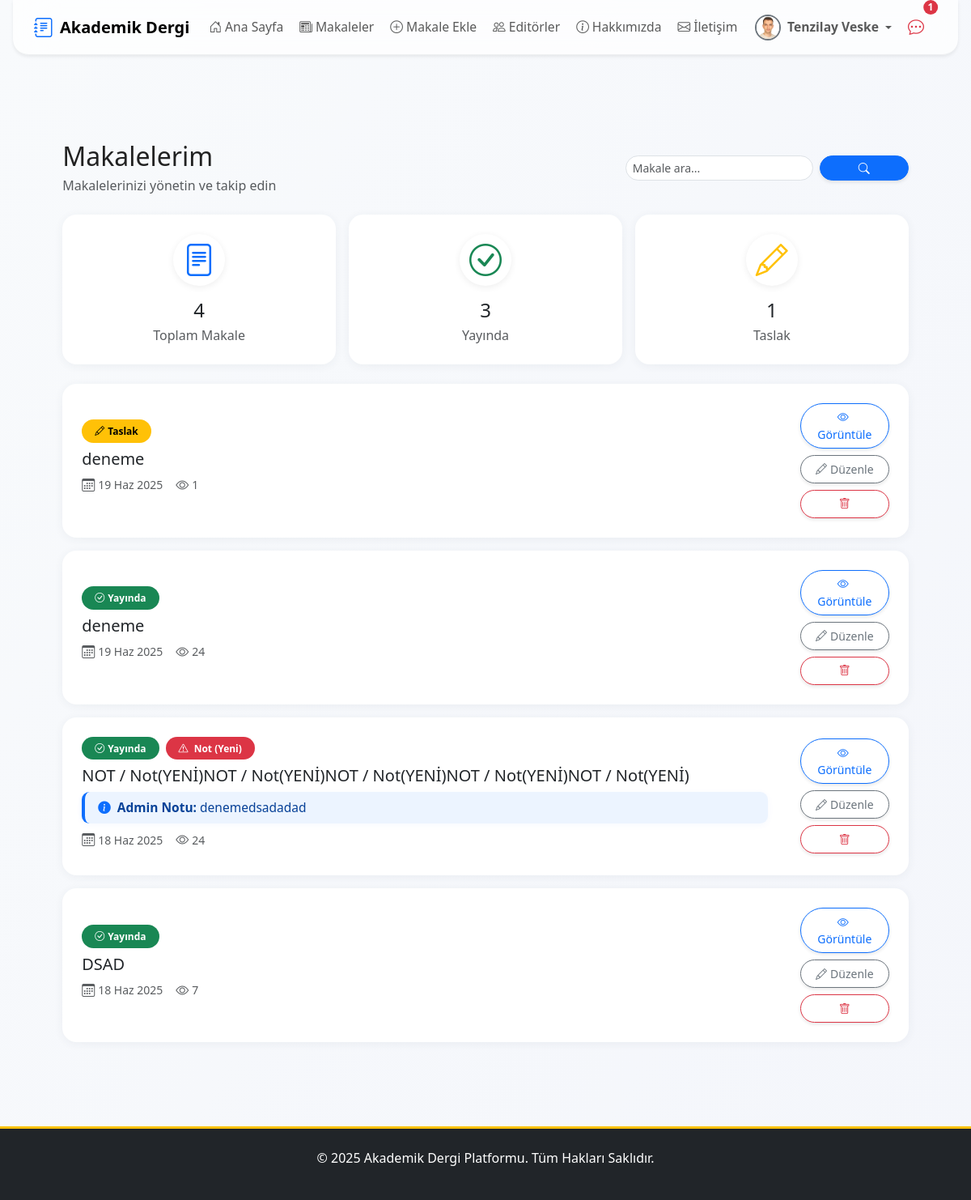
The page /articles/makalelerim/ (signed in) on the database as committed earlier.
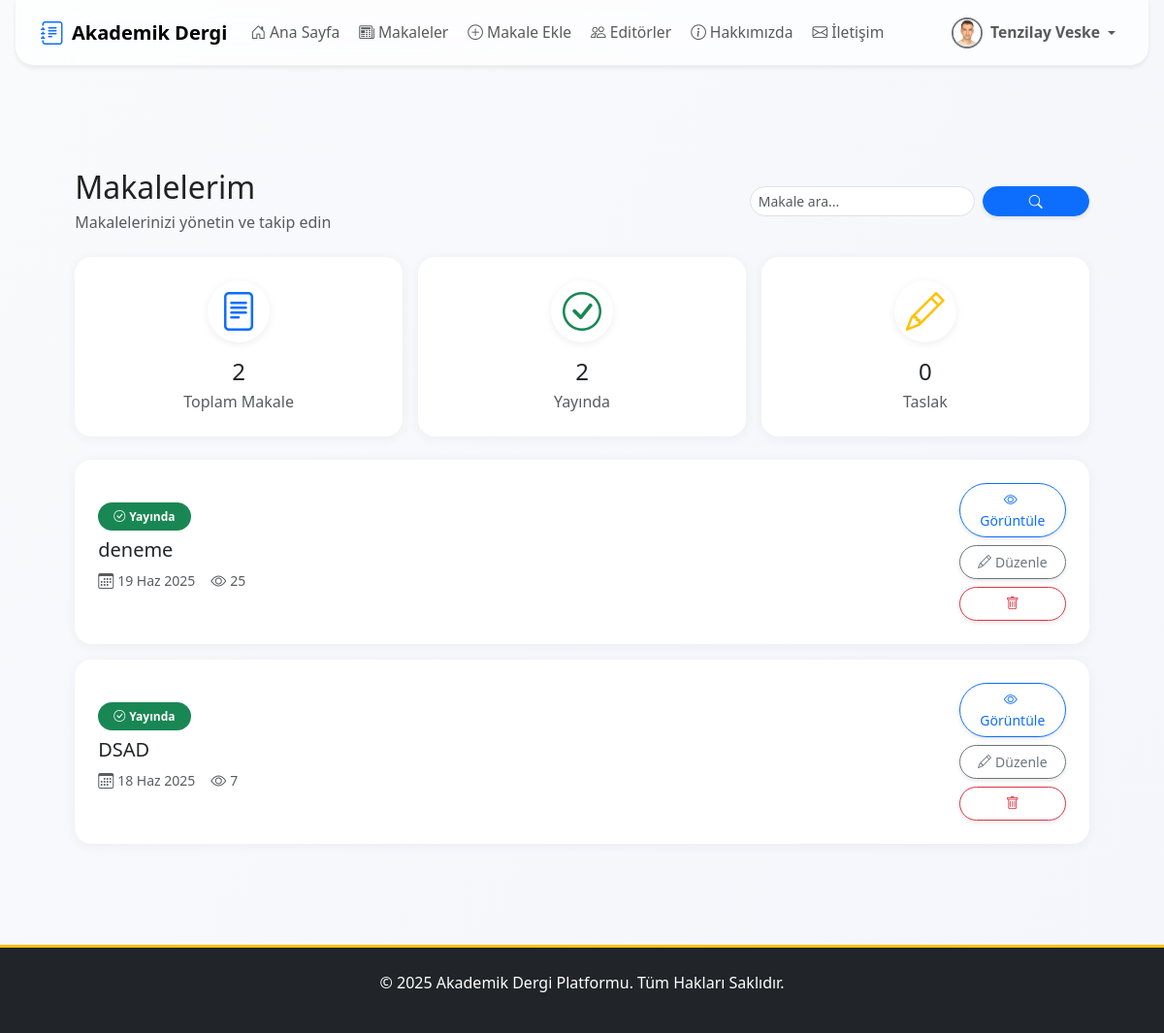
The same page on the database as committed later.
### apps/users/models.py (models this page shows, shortened)
class User(AbstractUser):
    email = models.EmailField(unique=True, verbose_name="E-posta Adresi")
    biyografi = models.TextField(blank=True, null=True, verbose_name="Biyografi")
    profile_resmi = models.ImageField(
        upload_to=profile_pic_path,
        verbose_name="Profil Resmi",
        null=True,
        blank=True
    )
    resume = models.FileField(
        upload_to=resume_path,
        blank=True,
        null=True,
        verbose_name="Özgeçmiş (PDF)"
    )
    is_editor = models.BooleanField(default=False, verbose_name="Editör Yetkisi")
    goster_editorler_sayfasinda = models.BooleanField(
        default=False,
        verbose_name="Editörler Sayfasında Gösterilsin mi?"
    )
    def get_full_name(self):
        return f"{self.first_name} {self.last_name}".strip()

### apps/articles/models.py (models this page shows, shortened)
class Makale(models.Model):
    baslik = models.CharField(max_length=255, verbose_name="Başlık")
    slug = models.SlugField(max_length=255, unique=True, blank=True, help_text="Bu alan otomatik oluşturulur.")
    aciklama = models.TextField(verbose_name="Açıklama/Özet")
    pdf_dosyasi = models.FileField(upload_to=article_pdf_path, verbose_name="PDF Dosyası")
    anahtar_kelimeler = models.CharField(max_length=255, verbose_name="Anahtar Kelimeler", help_text="Kelimeleri virgül (,) ile ayırınız.", blank=True)
    yazarlar = models.ManyToManyField(Yazar, related_name='makaleler', verbose_name="Yazarlar")
    dergi_sayisi = models.ForeignKey(DergiSayisi, on_delete=models.SET_NULL, null=True, blank=True, related_name='makaleler', verbose_name="Dergi Sayısı")
    admin_notu = models.TextField(blank=True, null=True, verbose_name="Editör/Admin Notu")
    goruntulenme_sayisi = models.PositiveIntegerField(default=0, verbose_name="Görüntülenme Sayısı")
    goster_makaleler_sayfasinda = models.BooleanField(default=False, verbose_name="Yayında mı?")
    olusturulma_tarihi = models.DateTimeField(auto_now_add=True)
    guncellenme_tarihi = models.DateTimeField(auto_now=True)
    admin_notu_okundu = models.BooleanField(default=True)
    class Meta:
        verbose_name = "Makale"
        verbose_name_plural = "Makaleler"
        ordering = ['-olusturulma_tarihi']

### apps/articles/views.py (the view)
# urls.py: path('makalelerim/', MakalelerimView.as_view(), name='makalelerim'),
class MakalelerimView(LoginRequiredMixin, ListView):
    model = Makale
    template_name = 'articles/makalelerim.html'
    context_object_name = 'makaleler'
    def get_queryset(self):
        user = self.request.user
        try:
            yazar = user.yazar_profili
            return Makale.objects.filter(yazarlar=yazar)
        except Exception:
            return Makale.objects
    def get_context_data(self, **kwargs):
        context = super().get_context_data(**kwargs)
        queryset = self.get_queryset()
        context['toplam_makale'] = queryset.count()
        context['yayindaki_makale'] = queryset.filter(goster_makaleler_sayfasinda=True).count()
        context['taslak_makale'] = queryset.filter(goster_makaleler_sayfasinda=False).count()
        return context

### templates/articles/makalelerim.html (shortened to what this page needs)
{% extends 'base.html' %}
{% block content %}
<div class="container py-4">
    <div class="d-flex flex-column flex-md-row justify-content-between align-items-md-center mb-4 gap-3">
        <div>
            <h1 class="h2 mb-1">Makalelerim</h1>
            <p class="text-muted mb-0">Makalelerinizi yönetin ve takip edin</p>
        </div>
        <form method="get" class="w-100 w-md-auto" style="max-width: 350px;">
            <div class="input-group input-group-sm">
                <input type="text" name="q" class="form-control form-control-sm rounded-pill" placeholder="Makale ara..." value="{{ request.GET.q|default:'' }}">
                <button class="btn btn-primary btn-sm rounded-pill ms-2 px-3" type="submit"><i class="bi bi-search"></i></button>
            </div>
        </form>
    </div>
    <div class="row g-3 mb-4">
        <div class="col-md-4">
            <div class="card border-0 shadow-sm h-100">
                <div class="card-body text-center p-4">
                    <div class="d-inline-flex align-items-center justify-content-center bg-white shadow-sm rounded-circle mb-3 stat-icon" style="width: 64px; height: 64px;">
                        <i class="bi bi-file-text text-primary fs-1"></i>
                    </div>
                    <h3 class="h4 mb-1">{{ toplam_makale }}</h3>
                    <p class="text-muted mb-0">Toplam Makale</p>
                </div>
            </div>
        </div>
        <div class="col-md-4">
            <div class="card border-0 shadow-sm h-100">
                <div class="card-body text-center p-4">
                    <div class="d-inline-flex align-items-center justify-content-center bg-white shadow-sm rounded-circle mb-3 stat-icon" style="width: 64px; height: 64px;">
                        <i class="bi bi-check-circle text-success fs-1"></i>
                    </div>
                    <h3 class="h4 mb-1">{{ yayindaki_makale }}</h3>
                    <p class="text-muted mb-0">Yayında</p>
                </div>
            </div>
        </div>
        <div class="col-md-4">
            <div class="card border-0 shadow-sm h-100">
                <div class="card-body text-center p-4">
                    <div class="d-inline-flex align-items-center justify-content-center bg-white shadow-sm rounded-circle mb-3 stat-icon" style="width: 64px; height: 64px;">
                        <i class="bi bi-pencil text-warning fs-1"></i>
                    </div>
                    <h3 class="h4 mb-1">{{ taslak_makale }}</h3>
                    <p class="text-muted mb-0">Taslak</p>
                </div>
            </div>
        </div>
    </div>
    <div class="d-flex flex-column gap-3">
                {% for makale in makaleler %}
        <div class="card border-0 shadow-sm horizontal-article-card p-3 p-md-4">
            <div class="d-flex flex-column flex-md-row align-items-md-center gap-3">
                <div class="flex-grow-1 w-100">
                    <div class="d-flex align-items-center gap-2 mb-2 flex-wrap">
                        {% if makale.goster_makaleler_sayfasinda %}
                            <span class="badge bg-success rounded-pill px-3 py-2">
                                <i class="bi bi-check-circle me-1"></i>Yayında
                            </span>
                        {% else %}
                            <span class="badge bg-warning text-dark rounded-pill px-3 py-2">
                                <i class="bi bi-pencil me-1"></i>Taslak
                            </span>
                        {% endif %}
                        {% if makale.admin_notu %}
                            <span class="badge {% if not makale.admin_notu_okundu %}bg-danger text-white blink{% else %}bg-secondary{% endif %} rounded-pill px-3 py-2" title="{{ makale.admin_notu }}">
                                <i class="bi bi-exclamation-triangle me-1"></i>
                                Not {% if not makale.admin_notu_okundu %}(Yeni){% endif %}
                            </span>
                        {% endif %}
                    </div>
                    <h5 class="mb-2">{{ makale.baslik }}</h5>
                    {% if makale.admin_notu %}
                    <div class="admin-note-box mb-2">
                        <i class="bi bi-info-circle-fill me-2 text-primary"></i>
                        <strong class="me-1">Admin Notu:</strong>
                        <span>{{ makale.admin_notu }}</span>
                    </div>
                    {% endif %}
                    <div class="d-flex align-items-center gap-3 text-muted flex-wrap mb-2">
                        <div class="d-flex align-items-center">
                            <i class="bi bi-calendar3 me-1"></i>
                            <small>{{ makale.olusturulma_tarihi|date:"d M Y" }}</small>
                        </div>
                        <div class="d-flex align-items-center">
                            <i class="bi bi-eye me-1"></i>
                            <small>{{ makale.goruntulenme_sayisi|default:0 }}</small>
                        </div>
                    </div>
                </div>
                <div class="d-flex flex-row flex-md-column gap-2 ms-md-4 justify-content-end align-items-center">
                    <a href="{% url 'makale_detail' makale.slug %}" class="btn btn-outline-primary btn-sm w-md-100">
                        <i class="bi bi-eye me-1"></i>Görüntüle
                    </a>
                    <a href="{% url 'makale_duzenle' makale.slug %}" class="btn btn-outline-secondary btn-sm w-md-100">
                        <i class="bi bi-pencil me-1"></i>Düzenle
                    </a>
                    <a href="{% url 'makale_sil' makale.slug %}" class="btn btn-outline-danger btn-sm w-md-100" onclick="return confirm('Bu makale silinsin mi?');">
                        <i class="bi bi-trash"></i>
                    </a>
                </div>
            </div>
        </div>
                {% endfor %}
    </div>
</div>
{% endblock %}

### templates/base.html (shortened to what this page needs)
{% load static %}
<!DOCTYPE html>
<html lang="tr">
<head>
    <link href="https://cdn.jsdelivr.net/npm/bootstrap@5.3.3/dist/css/bootstrap.min.css" rel="stylesheet">
    <link rel="stylesheet" href="https://cdn.jsdelivr.net/npm/bootstrap-icons@1.11.3/font/bootstrap-icons.min.css">
    <link rel="stylesheet" href="{% static 'css/style.css' %}">
</head>
<body>
    {% include 'partials/_navbar.html' %}
    <main class="container modern-main">
        {% block content %}
        {% endblock %}
    </main>
    {% include 'partials/_footer.html' %}
</body>
</html>

### templates/partials/_navbar.html (shortened to what this page needs)
{% load static %}
{% load form_tags %}
<nav class="navbar navbar-expand-lg navbar-light fixed-top navbar-glass shadow-sm">
    <div class="container position-relative">
        <a class="navbar-brand d-none d-lg-flex align-items-center me-3" href="{% url 'anasayfa' %}">
            <i class="bi bi-journal-text fs-4 me-2 text-primary"></i>
            <span>Akademik Dergi</span>
        </a>
        <div class="collapse navbar-collapse justify-content-between mobile-glass-menu" id="navbarNav">
            <ul class="navbar-nav me-auto mb-2 mb-lg-0 gap-lg-1 gap-2 mobile-menu-list">
                <li class="nav-item">
                    <a href="{% url 'anasayfa' %}" class="nav-link {% if request.resolver_match.url_name == 'anasayfa' %}active fw-bold{% endif %}">
                        <i class="bi bi-house-door me-1"></i>Ana Sayfa
                    </a>
                </li>
                <li class="nav-item">
                    <a href="{% url 'makale_list' %}" class="nav-link {% if request.resolver_match.url_name == 'makale_list' %}active fw-bold{% endif %}">
                        <i class="bi bi-newspaper me-1"></i>Makaleler
                    </a>
                </li>
                {% if user.is_authenticated and not user.is_superuser %}
                    <li class="nav-item">
                    <a href="{% url 'makale_ekle' %}" class="nav-link {% if request.resolver_match.url_name == 'makale_ekle' %}active fw-bold{% endif %}">
                        <i class="bi bi-plus-circle me-1"></i>Makale Ekle
                        </a>
                    </li>
                    {% endif %}
                <li class="nav-item">
                    <a href="{% url 'editorler' %}" class="nav-link {% if request.resolver_match.url_name == 'editorler' %}active fw-bold{% endif %}">
                        <i class="bi bi-people me-1"></i>Editörler
                    </a>
                </li>
                <li class="nav-item">
                    <a href="{% url 'hakkinda' %}" class="nav-link {% if request.resolver_match.url_name == 'hakkinda' %}active fw-bold{% endif %}">
                        <i class="bi bi-info-circle me-1"></i>Hakkımızda
                    </a>
                </li>
                        <li class="nav-item">
                    <a href="{% url 'iletisim' %}" class="nav-link {% if request.resolver_match.url_name == 'iletisim' %}active fw-bold{% endif %}">
                        <i class="bi bi-envelope me-1"></i>İletişim
                            </a>
                        </li>
            </ul>
            <ul class="navbar-nav align-items-center gap-lg-1 gap-2 d-none d-lg-flex">
                {% if user.is_authenticated %}
                    <li class="nav-item dropdown">
                        <a class="nav-link dropdown-toggle d-flex align-items-center" href="#" id="userDropdownDesktop" role="button" data-bs-toggle="dropdown" aria-expanded="false">
                            {% if user.profile_resmi %}
                                <img src="{{ user.profile_resmi.url }}" class="rounded-circle me-2" width="32" height="32" alt="{{ user.get_full_name|default:user.username }}" style="object-fit: cover;">
                            {% else %}
                                <div class="rounded-circle bg-primary bg-opacity-10 d-flex justify-content-center align-items-center me-2" style="width: 32px; height: 32px;">
                                    <i class="bi bi-person text-primary"></i>
                                </div>
                            {% endif %}
                            <span class="fw-semibold me-1">
                                {% if user.is_superuser %}
                                    ADMİN
                                {% else %}
                            {{ user.get_full_name|default:user.username }}
                                {% endif %}
                            </span>
                        </a>
                    </li>
                {% endif %}
                {% if user.is_authenticated %}
                    {% if unread_notes_count and unread_notes_count > 0 %}
                    <li class="nav-item position-relative me-2">
                        <a href="{% url 'makalelerim' %}" class="nav-link px-2" title="Yeni Admin Notu Olan Makaleler">
                            <i class="bi bi-chat-dots fs-5 text-danger"></i>
                            <span class="position-absolute top-0 start-100 translate-middle badge rounded-pill bg-danger text-white small-badge">{{ unread_notes_count }}</span>
                        </a>
                    </li>
                    {% endif %}
                {% endif %}
            </ul>
        </div>
    </div>
</nav>

### templates/partials/_footer.html
<footer class="bg-dark text-white text-center p-4 mt-5">
    <div class="container">
        <p>&copy; {% now "Y" %} Akademik Dergi Platformu. Tüm Hakları Saklıdır.</p>
    </div>
</footer>

Rows that differ between the two databases and show on the page:
removed Makale: goster_makaleler_sayfasinda False (drawn), baslik "deneme", olusturulma_tarihi "19 Haz 2025", goruntulenme_sayisi "1"
removed Makale: goster_makaleler_sayfasinda True (drawn), admin_notu_okundu "(Yeni)", baslik "NOT / Not(YENİ)NOT / Not(YENİ)NOT / Not(YENİ)NOT / Not(YENİ)NOT / Not(YENİ)", admin_notu "denemedsadadad", olusturulma_tarihi "18 Haz 2025", goruntulenme_sayisi "24"
changed Makale "deneme": goruntulenme_sayisi "24" → "25"
Other text that changed with them:
{{ toplam_makale }}: "4" → "2"
{{ yayindaki_makale }}: "3" → "2"
{{ taslak_makale }}: "1" → "0"
{{ unread_notes_count }}: "1" → (not shown)
